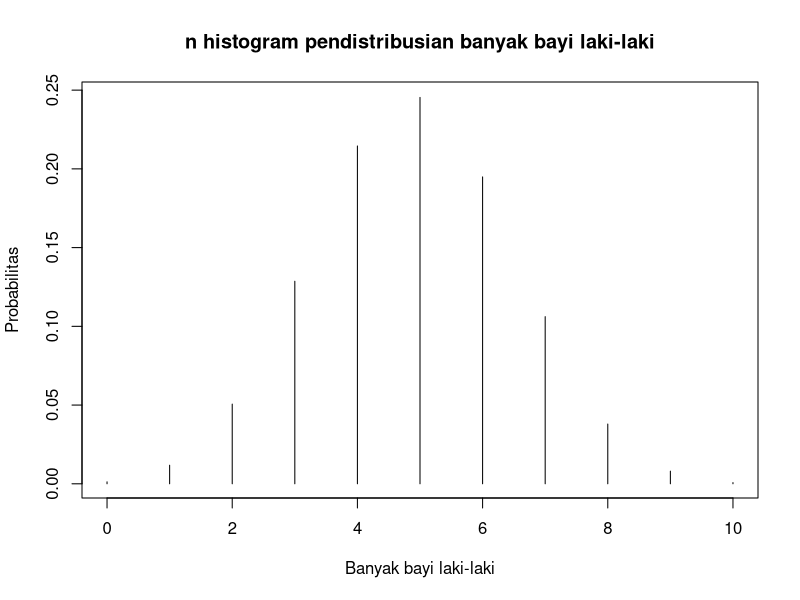

Generate this figure with R:
# Nama   : Dewangga Dika Darmawan
# NRP    : 5025211109
# Kelas  : Probabilitas dan Statistika (C)

# Nomor 1
# Percobaan = 10
# Probabilias = 0.488

# Poin 1A
# Distribusi : Binomial
# Karena diketahui hanya akan ada 2 kemungkinan hasil, yaitu bayi lahir berjenis kelamin
# laki-laki atau tidak laki-laki. Selain itu, terdapat percobaan lebih dari satu kejadian
# Rumus : P(X=k) = (10Ck) 0.488^k (1-0.488)^(10-k)

# Poin 1B
b <- 3
ans <- dbinom(x=b, size=10, prob=0.488)
ans

# Poin 1C
c <- 2
ans <- pbinom(q=c, size=10, prob=0.488, lower.tail=TRUE)
ans

# Poin 1D
d <- 3
ans <- pbinom(q=d, size=10, prob=0.488, lower.tail=FALSE)
ans

# Poin 1E
size <- 10
prob <- 0.488
nilai_harapan <- size * prob
nilai_harapan
simp_baku <- sqrt(size * prob * (1 - prob))
simp_baku

# Poin 1F
f <- 0:10
plot(f, dbinom(x=f, size=10, prob=0.488),
     type='h',
     main='n histogram pendistribusian banyak bayi laki-laki',
     xlab='Banyak bayi laki-laki',
     ylab='Probabilitas'
)